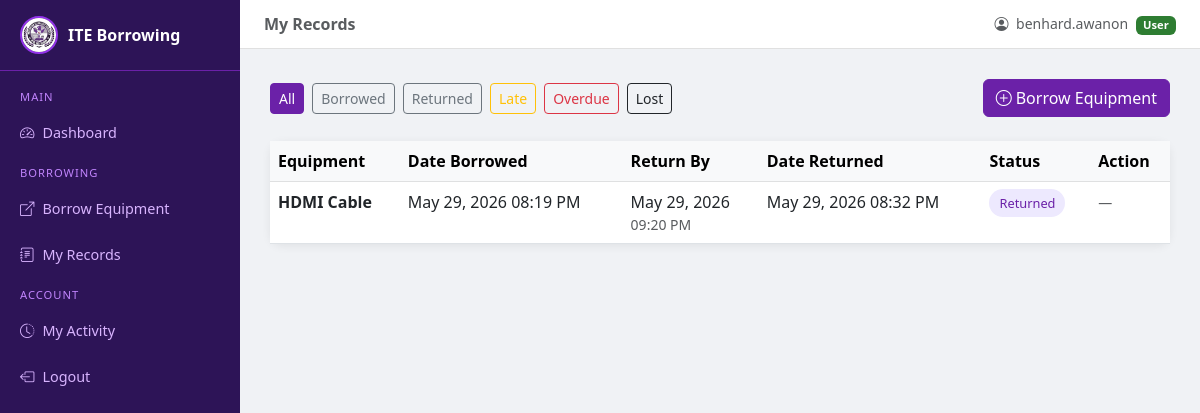
/system/my-records/ (signed in), run on the app's committed database.
### borrowing/models.py (models this page shows, shortened)
class BorrowRecord(models.Model):
    STATUS_CHOICES = [
        ('borrowed', 'Borrowed'),
        ('returned', 'Returned'),
        ('late',     'Returned Late'),
        ('overdue',  'Overdue'),
        ('lost',     'Lost'),
    ]
    equipment     = models.ForeignKey(Equipment, on_delete=models.CASCADE)
    borrower      = models.ForeignKey(Borrower, on_delete=models.CASCADE, null=True, blank=True)
    processed_by  = models.ForeignKey(User, on_delete=models.SET_NULL, null=True)
    department    = models.CharField(max_length=100, blank=True, default='')
    date_borrowed = models.DateTimeField(auto_now_add=True)
    due_date      = models.DateField()
    due_time      = models.TimeField(null=True, blank=True)
    date_returned = models.DateTimeField(null=True, blank=True)
    status        = models.CharField(max_length=20, choices=STATUS_CHOICES, default='borrowed')
    remarks       = models.TextField(blank=True)
    class Meta:
        ordering = ['-date_borrowed']

class Equipment(models.Model):
    STATUS_CHOICES = [
        ('available',   'Available'),
        ('borrowed',    'Borrowed'),
        ('maintenance', 'Under Maintenance'),
    ]
    name        = models.CharField(max_length=100)
    category    = models.ForeignKey(Category, on_delete=models.SET_NULL, null=True, blank=True)
    description = models.TextField(blank=True)
    serial_no   = models.CharField(max_length=100, unique=True)
    quantity    = models.PositiveIntegerField(default=1)
    status      = models.CharField(max_length=20, choices=STATUS_CHOICES, default='available')
    image       = models.ImageField(upload_to='equipment/', blank=True, null=True)
    created_at  = models.DateTimeField(auto_now_add=True)
    class Meta:
        ordering = ['name']

### borrowing/views.py (the view)
# urls.py: path('my-records/',                     views.user_records,              name='user_records'),
@login_required
def user_records(request):
    today   = timezone.now().date()
    soon    = today + timedelta(days=3)
    status  = request.GET.get('status', '')
    records = BorrowRecord.objects.filter(processed_by=request.user).select_related('equipment')
    if status:
        records = records.filter(status=status)
    due_soon = BorrowRecord.objects.filter(
        processed_by  = request.user,
        status        = 'borrowed',
        due_date__lte = soon,
        due_date__gte = today
    )
    due_soon_count = due_soon.count()
    return render(request, 'borrowing/user_records.html', {
        'records'       : records.order_by('-date_borrowed'),
        'status'        : status,
        'due_soon'      : due_soon,
        'due_soon_count': due_soon_count,
        'today'         : today,
    })

### borrowing/templates/borrowing/user_records.html (shortened to what this page needs)
{% extends 'borrowing/base.html' %}
{% block page_title %}My Records{% endblock %}
{% block content %}
<div class="d-flex justify-content-between align-items-center mb-4">
  <div class="d-flex gap-2">
    <a href="{% url 'user_records' %}"  class="btn btn-sm {% if not status %}btn-primary{% else %}btn-outline-secondary{% endif %}">All</a>
    <a href="?status=borrowed"          class="btn btn-sm {% if status == 'borrowed' %}btn-primary{% else %}btn-outline-secondary{% endif %}">Borrowed</a>
    <a href="?status=returned"          class="btn btn-sm {% if status == 'returned' %}btn-primary{% else %}btn-outline-secondary{% endif %}">Returned</a>
    <a href="?status=late"              class="btn btn-sm {% if status == 'late' %}btn-warning{% else %}btn-outline-warning{% endif %}">Late</a>
    <a href="?status=overdue"           class="btn btn-sm {% if status == 'overdue' %}btn-danger{% else %}btn-outline-danger{% endif %}">Overdue</a>
    <a href="?status=lost"              class="btn btn-sm {% if status == 'lost' %}btn-dark{% else %}btn-outline-dark{% endif %}">Lost</a>
  </div>
  <a href="{% url 'borrow_item' %}" class="btn btn-primary">
    <i class="bi bi-plus-circle me-1"></i>Borrow Equipment
  </a>
</div>
<div class="card">
  <div class="card-body p-0">
    <table class="table table-hover mb-0">
      <thead class="table-light">
        <tr>
          <th>Equipment</th>
          <th>Date Borrowed</th>
          <th>Return By</th>
          <th>Date Returned</th>
          <th>Status</th>
          <th>Action</th>
        </tr>
      </thead>
      <tbody>
        {% for r in records %}
        <tr>
          <td class="fw-semibold">{{ r.equipment.name }}</td>
          <td>{{ r.date_borrowed|date:"M d, Y h:i A" }}</td>
          <td>
            {{ r.due_date }}
            {% if r.due_time %}
              <div class="text-muted small">{{ r.due_time|time:"h:i A" }}</div>
            {% endif %}
          </td>
          <td>{{ r.date_returned|date:"M d, Y h:i A"|default:"—" }}</td>
          <td>
            <span class="badge-{{ r.status }}">{{ r.get_status_display }}</span>
          </td>
          <td>
            {% if r.status == 'borrowed' or r.status == 'overdue' %}
              <button class="btn btn-sm btn-success me-1"
                onclick="showReturnModal('{% url 'return_item' r.pk %}', '{{ r.equipment.name }}', '{{ r.due_date }}')">
                <i class="bi bi-arrow-return-left me-1"></i>Return
              </button>
              <button class="btn btn-sm btn-danger"
                onclick="showLostModal('{% url 'report_lost' r.pk %}', '{{ r.equipment.name }}')">
                <i class="bi bi-x-circle me-1"></i>Lost
              </button>
            {% else %}
              <span class="text-muted small">—</span>
            {% endif %}
          </td>
        </tr>
        {% empty %}
        <tr>
          <td colspan="6" class="text-center text-muted py-4">No records found.</td>
        </tr>
        {% endfor %}
      </tbody>
    </table>
  </div>
</div>
{% endblock %}

### borrowing/templates/borrowing/base.html (shortened to what this page needs)
{% load static %}
<!DOCTYPE html>
<html lang="en">
<head>
  <link href="https://cdn.jsdelivr.net/npm/bootstrap@5.3.0/dist/css/bootstrap.min.css" rel="stylesheet">
  <link href="https://cdn.jsdelivr.net/npm/bootstrap-icons@1.10.5/font/bootstrap-icons.css" rel="stylesheet">
</head>
<body>
<div class="sidebar" id="sidebar">
  <div class="brand">
    <img src="{% static 'img/logo.jpg' %}" alt="ITE Logo"
      style="width:38px;height:38px;border-radius:50%;object-fit:cover;border:2px solid #9333ea;">
    ITE Borrowing
  </div>
  <nav class="mt-2">
    {% if request.user.is_superuser %}
    <div class="nav-label">Main</div>
    <a href="{% url 'dashboard' %}" onclick="closeSidebar()"><i class="bi bi-speedometer2 me-2"></i>Dashboard</a>
    <div class="nav-label">Manage</div>
    <a href="{% url 'equipment_list' %}" onclick="closeSidebar()"><i class="bi bi-laptop me-2"></i>Equipment</a>
    <a href="{% url 'borrower_list' %}" onclick="closeSidebar()"><i class="bi bi-people me-2"></i>Borrowers</a>
    <a href="{% url 'borrow_records' %}" onclick="closeSidebar()"><i class="bi bi-journal-text me-2"></i>All Records</a>
    <div class="nav-label">Users</div>
    <a href="{% url 'pending_users' %}" onclick="closeSidebar()"><i class="bi bi-person-check me-2"></i>Pending Approvals</a>
    <a href="{% url 'user_list' %}" onclick="closeSidebar()"><i class="bi bi-people-fill me-2"></i>All Users</a>
    <div class="nav-label">Logs</div>
    <a href="{% url 'activity_log' %}" onclick="closeSidebar()"><i class="bi bi-clock-history me-2"></i>Activity Log</a>
    {% else %}
    <div class="nav-label">Main</div>
    <a href="{% url 'dashboard' %}" onclick="closeSidebar()"><i class="bi bi-speedometer2 me-2"></i>Dashboard</a>
    <div class="nav-label">Borrowing</div>
    <a href="{% url 'borrow_item' %}" onclick="closeSidebar()"><i class="bi bi-box-arrow-up-right me-2"></i>Borrow Equipment</a>
    <a href="{% url 'user_records' %}" onclick="closeSidebar()">
      <i class="bi bi-journal-text me-2"></i>My Records
    </a>
    <div class="nav-label">Account</div>
    <a href="{% url 'user_activity_log' %}" onclick="closeSidebar()"><i class="bi bi-clock-history me-2"></i>My Activity</a>
    {% endif %}
    <a href="{% url 'logout' %}" class="logout-btn">
      <i class="bi bi-box-arrow-left me-2"></i>Logout
    </a>
  </nav>
</div>
<div class="main-content">
  <div class="topbar">
    <div class="d-flex align-items-center gap-3">
      <span class="fw-semibold text-muted">{% block page_title %}{% endblock %}</span>
    </div>
    <span class="text-muted small">
      <i class="bi bi-person-circle me-1"></i>
      <span class="d-none d-md-inline">{{ request.user.username }}</span>
      {% if request.user.is_superuser %}
        <span class="badge ms-1" style="background:#6b21a8;font-size:0.7rem;">Admin</span>
      {% else %}
        <span class="badge ms-1" style="background:#2e7d32;font-size:0.7rem;">User</span>
      {% endif %}
    </span>
  </div>
  {% block content %}{% endblock %}
</div>
</body>
</html>

### borrowing/templates/borrowing/base.html (style rules this page uses)
:root { --bs-primary: #6b21a8; --bs-primary-rgb: 107, 33, 168; }
body { background: #f0f2f5; font-family: 'Segoe UI', sans-serif; }
.btn-primary { background: #6b21a8; border-color: #6b21a8; }
.sidebar { min-height: 100vh; background: #2d1457; width: 240px; position: fixed; top: 0; left: 0; z-index: 100; transition: transform 0.3s ease; }
.sidebar .brand { padding: 16px 20px; font-size: 1rem; font-weight: 700; color: #fff; border-bottom: 1px solid #6b21a8; display: flex; align-items: center; gap: 10px; }
.sidebar a { color: #d8b4fe; text-decoration: none; display: block; padding: 12px 20px; font-size: 0.9rem; }
.sidebar .nav-label { padding: 10px 20px 4px; font-size: 0.7rem; text-transform: uppercase; color: #c084fc; letter-spacing: 1px; }
.main-content { margin-left: 240px; padding: 30px; }
.topbar { background: #fff; padding: 12px 24px; margin: -30px -30px 30px; border-bottom: 1px solid #e0e0e0; display: flex; justify-content: space-between; align-items: center; }
.card { border: none; box-shadow: 0 2px 10px rgba(0,0,0,0.07); border-radius: 12px; }
.badge-returned { background: #ede9fe; color: #6b21a8; padding: 5px 10px; border-radius: 20px; font-size: 0.8rem; }
.logout-btn { background: none; border: none; color: #d8b4fe; padding: 12px 20px; font-size: 0.9rem; width: 100%; text-align: left; cursor: pointer; display: block; text-decoration: none; }

### data on the page
BorrowRecord: equipment.name "HDMI Cable", date_borrowed "May 29, 2026 08:19 PM", due_date "May 29, 2026", due_time "09:20 PM", date_returned "May 29, 2026 08:32 PM", status "Returned"

### other printed values
{{ request.user.username }} "benhard.awanon"
